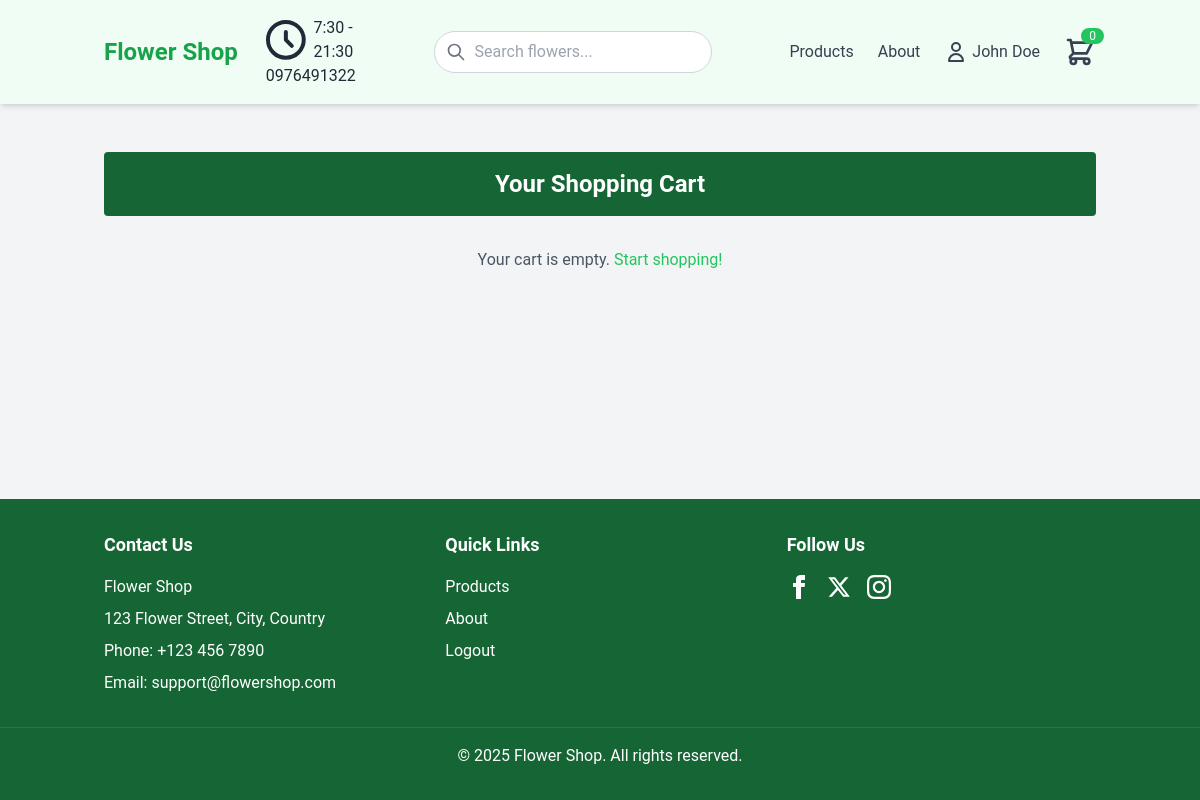
The page /cart.php (signed in) on the database as committed earlier.
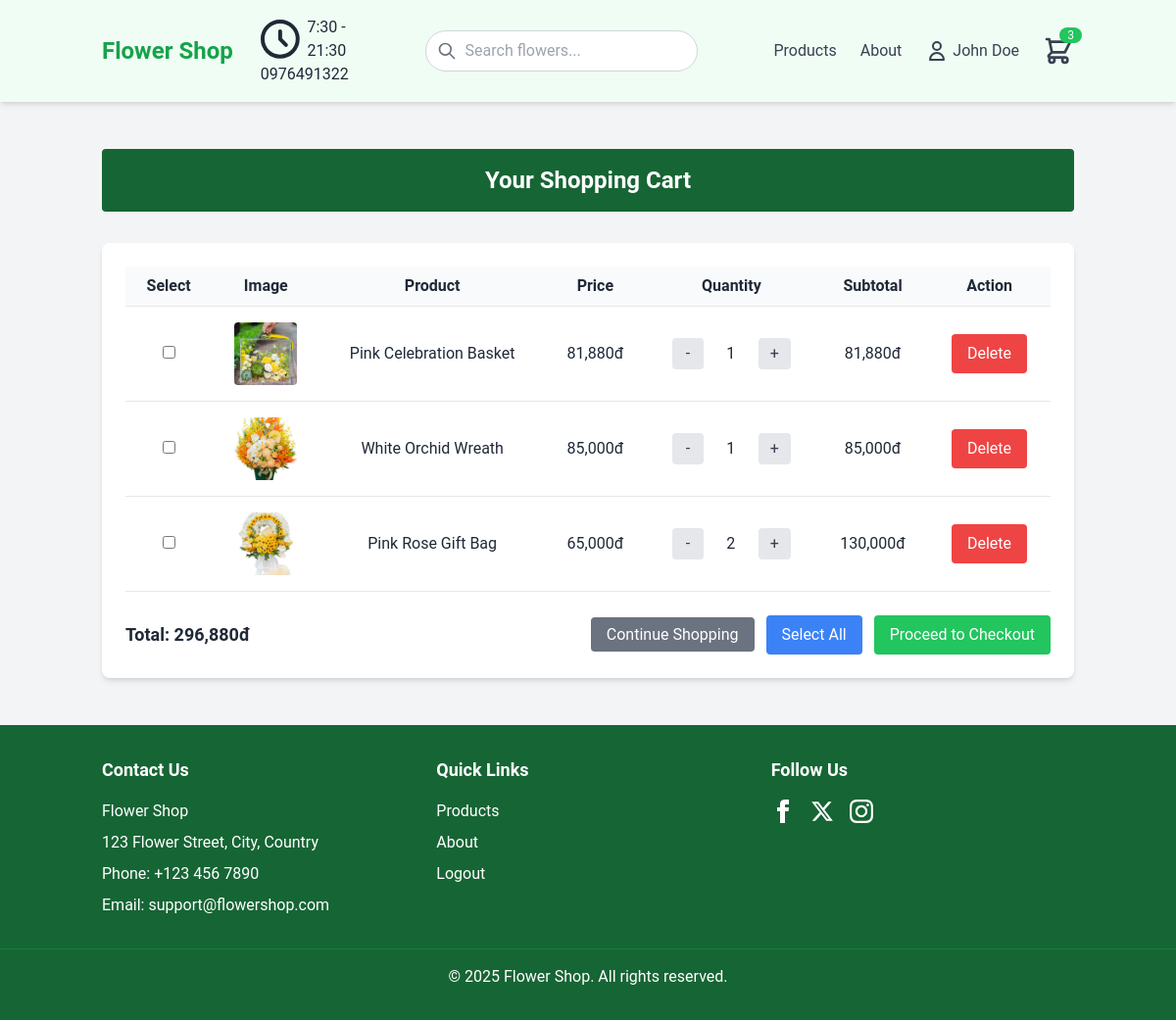
The same page on the database as committed later.
### tables this page shows
CREATE TABLE `cart` (
  `id` int(11) NOT NULL,
  `user_id` bigint(20) NOT NULL,
  `pid` bigint(20) NOT NULL,
  `name` varchar(255) NOT NULL,
  `price` decimal(10,2) NOT NULL,
  `quantity` int(11) NOT NULL,
  `image` varchar(255) NOT NULL,
  `created_at` datetime DEFAULT current_timestamp(),
  `updated_at` datetime DEFAULT current_timestamp() ON UPDATE current_timestamp()
);

CREATE TABLE `products` (
  `id` bigint(20) NOT NULL,
  `name` varchar(255) NOT NULL,
  `price` decimal(10,2) NOT NULL,
  `sale` decimal(10,2) NOT NULL DEFAULT 0.00,
  `product_detail` text NOT NULL,
  `image` varchar(255) NOT NULL,
  `origin` varchar(255) DEFAULT NULL,
  `type` enum('birthday','wedding','bouquet','condolence','basket','other') DEFAULT 'other',
  `created_at` datetime DEFAULT current_timestamp(),
  `updated_at` datetime DEFAULT current_timestamp() ON UPDATE current_timestamp()
);

### cart.php (the view, shortened to what this page needs)
<?php
include 'connection.php';
$user_id = isset($_SESSION['user_id']) ? $_SESSION['user_id'] : null;
$user_name = isset($_SESSION['user_name']) ? $_SESSION['user_name'] : 'Guest';
function fetchCartItems($conn, $user_id) {
    $cart_items = [];
    $total_price = 0;
    $stmt = $conn->prepare("
        SELECT c.id, c.pid, c.name, p.price, c.quantity, c.image, p.sale
        FROM cart c
        JOIN products p ON c.pid = p.id
        WHERE c.user_id = ?
    ");
    $stmt->bind_param("i", $user_id);
    $stmt->execute();
    $result = $stmt->get_result();
    while ($row = $result->fetch_assoc()) {
        $cart_items[] = $row;
        $discounted_price = $row['price'] * (100 - $row['sale']) / 100;
        $total_price += $discounted_price * $row['quantity'];
    }
    return ['items' => $cart_items, 'total_price' => $total_price];
}
$cart_data = fetchCartItems($conn, $user_id);
$cart_items = $cart_data['items'];
$total_price = $cart_data['total_price'];
$cart_count = count($cart_items);
?>
<!DOCTYPE html>
<html lang="en">
<head>
    <link rel="stylesheet" href="style1.css">
    <script src="https://cdn.tailwindcss.com"></script>
    <link rel="stylesheet" href="https://cdnjs.cloudflare.com/ajax/libs/font-awesome/6.4.2/css/all.min.css"/>
</head>
<body>
    <header class="header bg-green-50 shadow-md sticky top-0 z-50">
        <div class="container mx-auto px-4 py-4 flex justify-between items-center">
            <div class="flex items-center space-x-6">
                <a href="/" class="text-2xl font-bold text-green-600">Flower Shop</a>
                <div class="contact-info">
                    <div class="flex items-center gap-1">
                        <svg fill="none" stroke="currentColor" viewBox="0 0 24 24" xmlns="http://www.w3.org/2000/svg">
                            <path stroke-linecap="round" stroke-linejoin="round" stroke-width="2" d="M12 8v4l3 3m6-3a9 9 0 11-18 0 9 9 0 0118 0z"></path>
                        </svg>
                        <span>7:30 - 21:30</span>
                    </div>
                    <div class="flex items-center gap-1">
                        <span>0976491322</span>
                    </div>
                </div>
            </div>
            <div class="search-bar">
                <div class="relative">
                    <input type="text" placeholder="Search flowers..." class="w-full pl-10 pr-4 py-2 rounded-full border border-gray-300 focus:outline-none focus:border-green-500 text-gray-700">
                    <svg class="w-5 h-5 absolute left-3 top-1/2 transform -translate-y-1/2 text-gray-500" fill="none" stroke="currentColor" viewBox="0 0 24 24" xmlns="http://www.w3.org/2000/svg">
                        <path stroke-linecap="round" stroke-linejoin="round" stroke-width="2" d="M21 21l-6-6m2-5a7 7 0 11-14 0 7 7 0 0114 0z"></path>
                    </svg>
                </div>
            </div>
            <nav class="nav-links flex space-x-6 items-center">
                <div class="relative dropdown">
                    <a href="/products" class="text-gray-700 hover:text-green-500">Products</a>
                </div>
                <a href="/about" class="text-gray-700 hover:text-green-500">About</a>
                <div class="relative dropdown">
                    <a href="#" class="text-gray-700 hover:text-green-500 flex items-center">
                        <svg class="w-6 h-6 mr-1" fill="none" stroke="currentColor" viewBox="0 0 24 24" xmlns="http://www.w3.org/2000/svg">
                            <path stroke-linecap="round" stroke-linejoin="round" stroke-width="2" d="M16 7a4 4 0 11-8 0 4 4 0 018 0zM12 14a7 7 0 00-7 7h14a7 7 0 00-7-7z"></path>
                        </svg>
                        <span><?php echo htmlspecialchars($user_name); ?></span>
                    </a>
                </div>
                <a href="cart.php" class="text-gray-700 hover:text-green-500 relative">
                    <span class="absolute -top-2 -right-2 bg-green-500 text-white text-xs rounded-full px-2"><?php echo $cart_count; ?></span>
                </a>
            </nav>
        </div>
    </header>
    <main class="py-12 bg-gray-100">
        <div class="container mx-auto px-4">
            <h2 class="text-2xl font-bold text-white text-center bg-green-800 py-4 mb-8 rounded">Your Shopping Cart</h2>
            <?php if (empty($cart_items)): ?>
                <p class="text-gray-600 text-center">Your cart is empty. <a href="customer.php" class="text-green-500 hover:underline">Start shopping!</a></p>
            <?php else: ?>
                <div class="bg-white p-6 rounded-lg shadow-md">
                    <form id="checkout-form" action="checkout.php" method="POST">
                        <table class="w-full text-left">
                            <thead>
                                <tr class="border-b">
                                    <th class="py-2">Select</th>
                                    <th class="py-2">Image</th>
                                    <th class="py-2">Product</th>
                                    <th class="py-2">Price</th>
                                    <th class="py-2">Quantity</th>
                                    <th class="py-2">Subtotal</th>
                                    <th class="py-2">Action</th>
                                </tr>
                            </thead>
                            <tbody>
                                <?php foreach ($cart_items as $item): ?>
                                    <tr class="border-b">
                                        <td class="py-4">
                                            <input type="checkbox" name="cart_ids[]" value="<?php echo $item['id']; ?>" class="item-checkbox">
                                        </td>
                                        <td class="py-4">
                                            <img src="<?php echo htmlspecialchars($item['image']); ?>" alt="<?php echo htmlspecialchars($item['name']); ?>" class="w-16 h-16 object-cover rounded">
                                        </td>
                                        <td class="py-4"><?php echo htmlspecialchars($item['name']); ?></td>
                                        <td class="py-4">
                                            <?php
                                            $discounted_price = $item['price'] * (100 - $item['sale']) / 100;
                                            echo number_format($discounted_price, 3, ',', '.');
                                            ?>đ
                                        </td>
                                        <td class="py-4">
                                            <div class="quantity-controls">
                                                <form action="cart.php" method="POST">
                                                    <button type="submit" name="decrease_quantity">-</button>
                                                </form>
                                                <span><?php echo $item['quantity']; ?></span>
                                                <form action="cart.php" method="POST">
                                                    <button type="submit" name="increase_quantity">+</button>
                                                </form>
                                            </div>
                                        </td>
                                        <td class="py-4">
                                            <?php echo number_format($discounted_price * $item['quantity'], 3, ',', '.'); ?>đ
                                        </td>
                                        <td class="py-4">
                                            <form action="cart.php" method="POST">
                                                <button type="submit" name="remove_item" style="background-color: #ef4444; color: white; padding: 8px 16px; border: none; border-radius: 4px; cursor: pointer;">Delete</button>
                                            </form>
                                        </td>
                                    </tr>
                                <?php endforeach; ?>
                            </tbody>
                        </table>
                        <div class="mt-6 flex justify-between items-center">
                            <div>
                                <p class="text-lg font-bold">Total: <?php echo number_format($total_price, 3, ',', '.'); ?>đ</p>
                            </div>
                            <div>
                                <a href="customer.php" class="bg-gray-500 text-white px-4 py-2 rounded hover:bg-gray-600 mr-2">Continue Shopping</a>
                                <button type="button" id="select-all-btn" onclick="toggleSelectAll()" class="bg-blue-500 text-white px-4 py-2 rounded hover:bg-blue-600 mr-2">Select All</button>
                                <button type="submit" name="checkout_selected" class="bg-green-500 text-white px-4 py-2 rounded hover:bg-green-600">Proceed to Checkout</button>
                            </div>
                        </div>
                    </form>
                </div>
            <?php endif; ?>
        </div>
    </main>
    <footer class="bg-green-800 text-white py-8">
        <div class="container mx-auto px-4 grid grid-cols-1 md:grid-cols-3 gap-8">
            <div>
                <h3 class="text-lg font-bold mb-4">Contact Us</h3>
                <p class="mb-2">Flower Shop</p>
                <p class="mb-2">123 Flower Street, City, Country</p>
                <p class="mb-2">Phone: +123 456 7890</p>
                <p>Email: support@flowershop.com</p>
            </div>
            <div>
                <h3 class="text-lg font-bold mb-4">Quick Links</h3>
                <ul class="space-y-2">
                    <li><a href="/products" class="hover:text-green-300">Products</a></li>
                    <li><a href="/about" class="hover:text-green-300">About</a></li>
                    <li><a href="logout.php" class="hover:text-green-300">Logout</a></li>
                </ul>
            </div>
            <div>
                <h3 class="text-lg font-bold mb-4">Follow Us</h3>
                <div class="flex space-x-4">
                    <a href="https://facebook.com" class="hover:text-green-300">
                        <svg class="w-6 h-6" fill="currentColor" viewBox="0 0 24 24" xmlns="http://www.w3.org/2000/svg">
                            <path d="M9 8h-3v4h3v12h5v-12h3.642l.358-4h-4v-1.667c0-.955.192-1.333 1.115-1.333h2.885v-5h-3.808c-3.596 0-5.192 1.583-5.192 4.615v3.385z"/>
                        </svg>
                    </a>
                    <a href="https://twitter.com" class="hover:text-green-300">
                        <svg class="w-6 h-6" fill="currentColor" viewBox="0 0 24 24" xmlns="http://www.w3.org/2000/svg">
                            <path d="M18.244 2.25h3.308l-7.227 8.26 8.502 11.24H16.17l-5.214-6.817L4.99 21.75H1.68l7.73-8.835L1.254 2.25H8.08l4.713 6.231zm-1.161 17.52h1.833L7.084 4.126H5.117z"/>
                        </svg>
                    </a>
                    <a href="https://instagram.com" class="hover:text-green-300">
                    </a>
                </div>
            </div>
        </div>
        <div class="border-t border-green-700 mt-8 pt-4 text-center">
            <p>© 2025 Flower Shop. All rights reserved.</p>
        </div>
    </footer>
</body>
</html>

### style1.css (style rules this page uses)
* { margin: 0; padding: 0; box-sizing: border-box; font-family: 'Roboto', sans-serif; }
body { display: flex; flex-direction: column; min-height: 100vh; background: #f9fafb; color: #1f2937; }
main { flex: 1; }
.header { background: #ffffff; box-shadow: 0 2px 4px rgba(0, 0, 0, 0.1); }
.nav-links a, .nav-links i, .icons a, .icons i { transition: color 0.3s, transform 0.2s; }
.search-bar input { border-color: #d1d5db; transition: border-color 0.3s; }
@media (min-width: 769px) { .nav-links { display: flex !important; } }
footer { background: #166534; }
footer a, footer svg { color: #ffffff; transition: color 0.3s; }
input[type="text"], input[type="email"], input[type="number"] { border-color: #d1d5db; transition: border-color 0.3s; }
button[type="submit"] { background: #22c55e; color: #ffffff; transition: background 0.3s, transform 0.2s; }

### cart.php (style rules this page uses)
.quantity-controls { display: flex; align-items: center; justify-content: center; gap: 0.5rem; width: 100%; }
.quantity-controls button { background-color: #e5e7eb; color: #374151; padding: 0.25rem 0.75rem; border-radius: 0.25rem; border: none; cursor: pointer; font-size: 1rem; min-width: 2rem; text-align: center; }
.quantity-controls span { width: 2.5rem; text-align: center; display: inline-block; }
table { width: 100%; border-collapse: collapse; margin: 0 auto; }
th, td { padding: 1rem; text-align: center; vertical-align: middle; }
th { background-color: #f9fafb; font-weight: bold; }
td { border-bottom: 1px solid #e5e7eb; }
td img { display: block; margin: 0 auto; }

Rows that differ between the two databases and show on the page:
added cart: image (picture), name "Pink Celebration Basket", pid.sale "81,880", quantity "1", $discounted_price * $item['quantity'] "81,880"
added cart: image (picture), name "White Orchid Wreath", pid.sale "85,000", quantity "1", $discounted_price * $item['quantity'] "85,000"
added cart: image (picture), name "Pink Rose Gift Bag", pid.sale "65,000", quantity "2", $discounted_price * $item['quantity'] "130,000"
Other text that changed with them:
$cart_count: "0" → "3"
$total_price: (not shown) → "296,880"
text no longer shown: "Your cart is empty. Start shopping!"
text now shown: "Select Image Product Price Quantity Subtotal Action Total: đ Continue Shopping Select All Proceed to Checkout"
